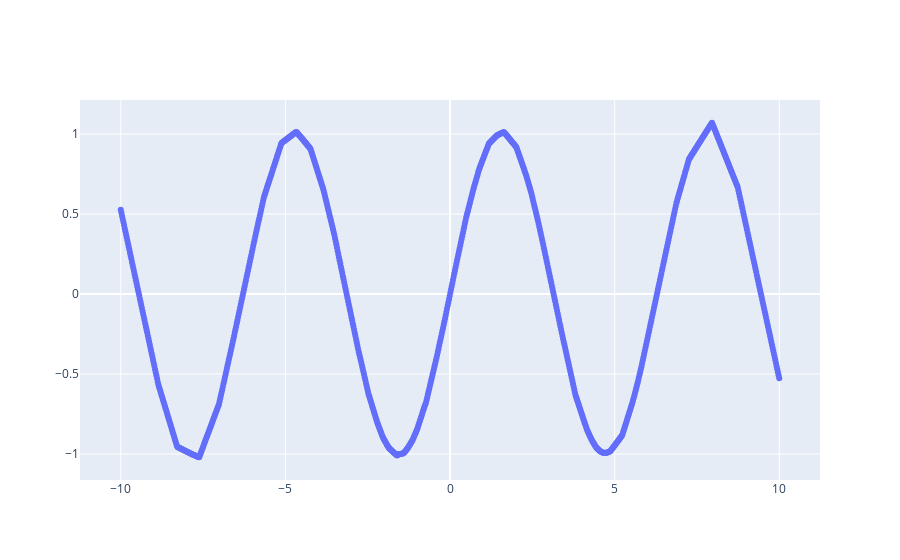

The notebook cell this image was saved under:
### Code cell
fig = go.Figure()
fig.add_trace(go.Scatter(x=test_x, y=res,mode="markers"))
fig.show()

### Figure 1 — Plotly figure (JSON) as saved in the notebook; plotly's stock layout.template omitted (floating-point values rounded to 4 significant figures; data arrays with more than 128 entries replaced by an {"elided": "..."} marker saying what was removed)
{"data": [{"mode": "markers", "type": "scatter", "x": {"elided": "1000 float values"}, "y": {"elided": "1000 float values"}}], "layout": {}}
